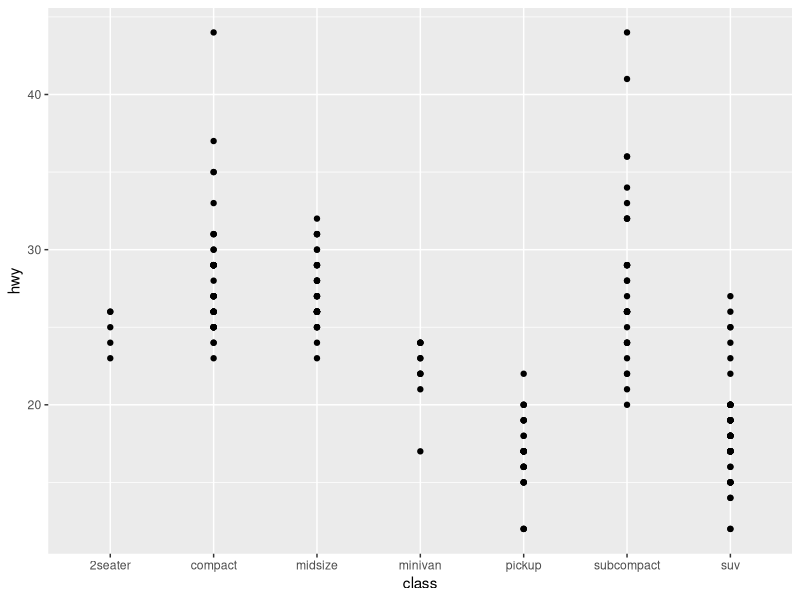
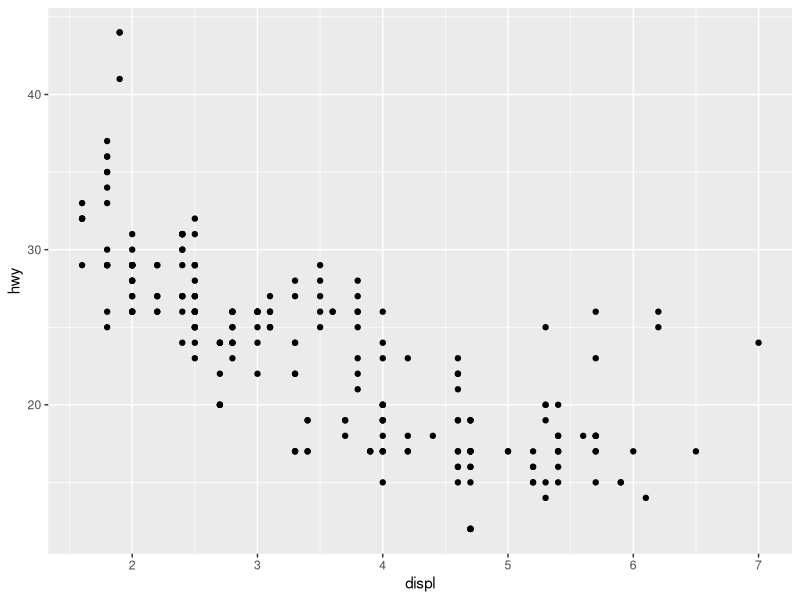
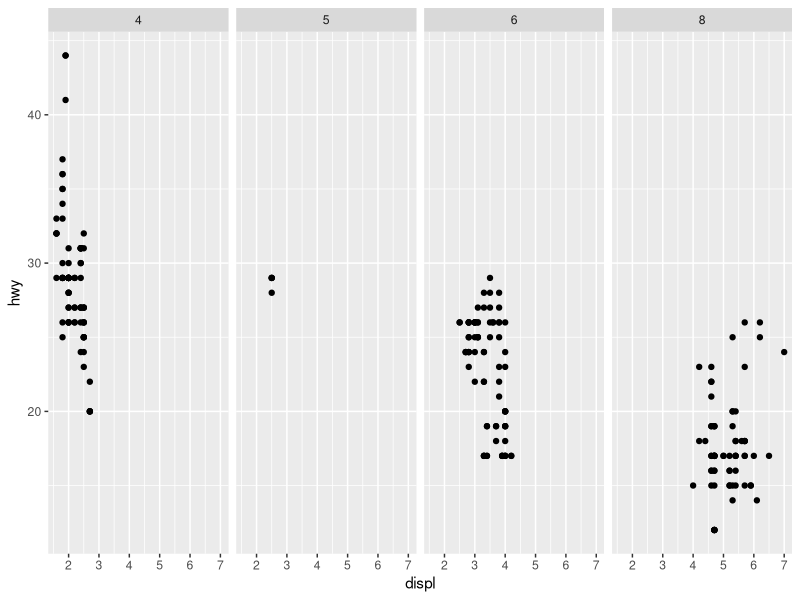
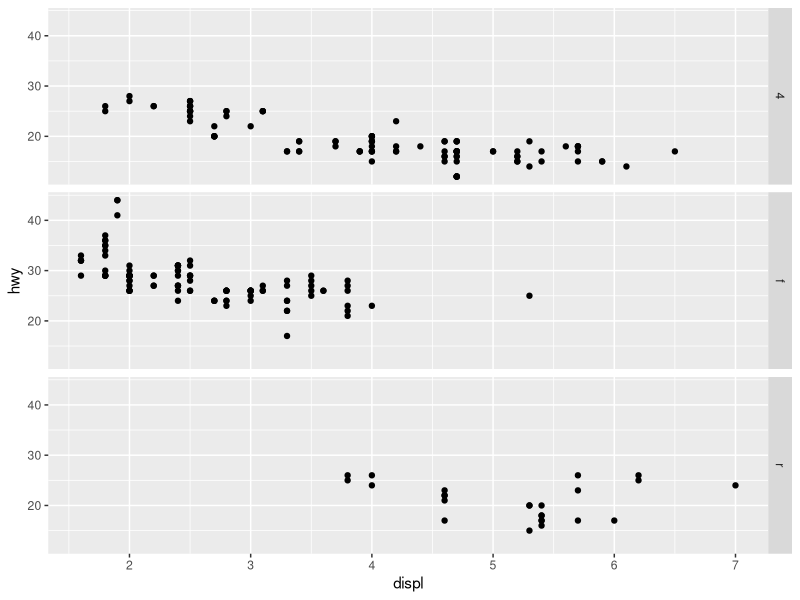
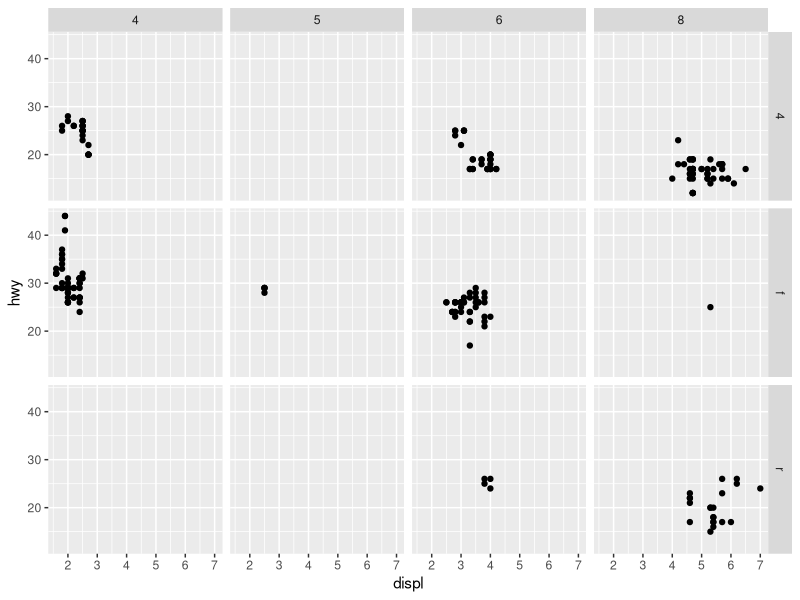
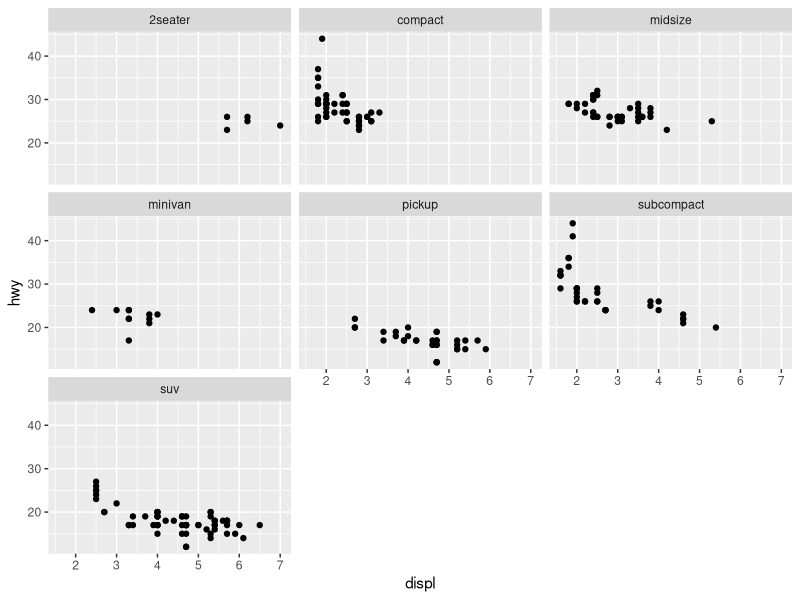
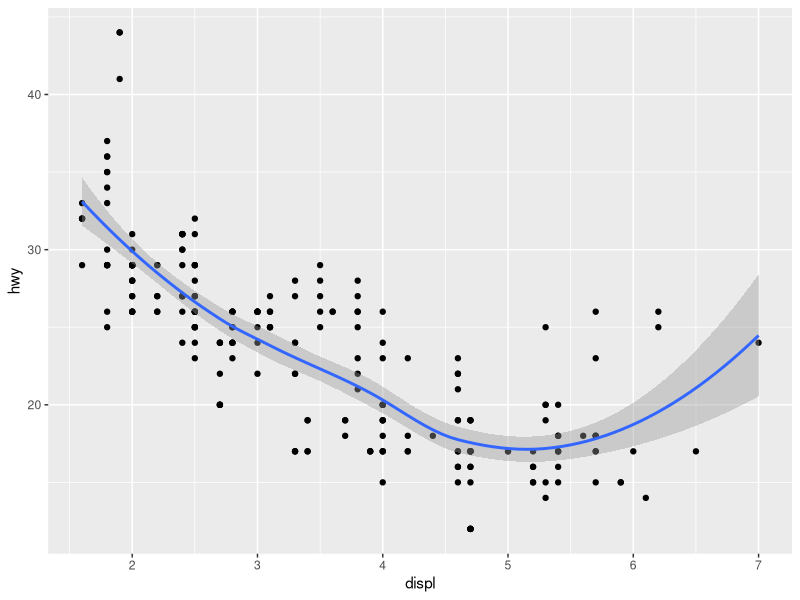

R code for these plots, in order:
## ---- chunk 1
#| label: setup
#| include: false
#| comment: ""

library(tidyverse)


## ---- chunk 2
mpg
## ---- chunk 3

## ---- chunk 4
ggplot(data = mpg) +
  geom_point(mapping = aes(x = class, y = hwy))
## ---- chunk 5

## ---- chunk 6

## ---- chunk 7
ggplot(data = mpg) +
  geom_point(mapping = aes(x = displ, y = hwy))
## ---- chunk 8
# Makes a plot that the commands below will modify
q <- ggplot(mpg) + geom_point(aes(x = displ, y = hwy))

q + facet_grid(. ~ cyl)
q + facet_grid(drv ~ .)
q + facet_grid(drv ~ cyl)
q + facet_wrap(~ class)
## ---- chunk 9

## ---- chunk 10
ggplot(mpg) + 
  geom_point(aes(displ, hwy)) +
  geom_smooth(aes(displ, hwy))

#try adding ggsave and customizing the width and height
